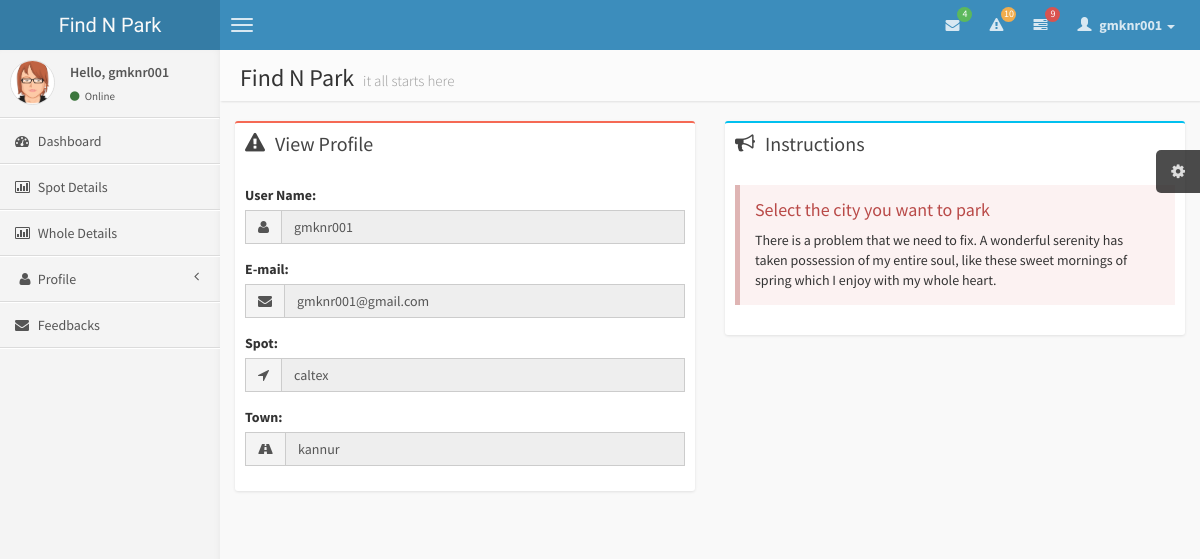
Screenshot of /gm/view_profile.php (signed in) with the database file from the repository.
### tables this page shows
CREATE TABLE IF NOT EXISTS `register` (
  `username` varchar(35) NOT NULL,
  `password` varchar(40) NOT NULL,
  `email` varchar(25) NOT NULL,
  `type` varchar(5) NOT NULL,
  PRIMARY KEY (`username`)
);

CREATE TABLE IF NOT EXISTS `gm` (
  `gmid` varchar(25) NOT NULL,
  `town` varchar(30) NOT NULL,
  `spot` varchar(30) NOT NULL,
  `total` int(10) NOT NULL,
  `parked` int(10) NOT NULL,
  `blocked` int(10) NOT NULL,
  `free` int(10) NOT NULL,
  PRIMARY KEY (`gmid`)
);

### gm/view_profile.php (the view, shortened to what this page needs)
<!DOCTYPE html>
<?php
$id2=$_SESSION['user'];
$result=mysql_query("SELECT * FROM register WHERE username ='$id2'");
$details=mysql_query("SELECT * FROM gm WHERE gmid ='$id2'");
$data=mysql_fetch_array($result);
$spotdet=mysql_fetch_array($details)
?>
<html>
    <head>
        <link href="../css/bootstrap.min.css" rel="stylesheet" type="text/css" />
        <link href="../css/font-awesome.min.css" rel="stylesheet" type="text/css" />
        <link href="../css/ionicons.min.css" rel="stylesheet" type="text/css" />
        <link href="../css/AdminLTE.css" rel="stylesheet" type="text/css" />
        <link href="../css/timepicker/bootstrap-timepicker.min.css" rel="stylesheet"/>
    </head>
    <body class="skin-blue">
        <header class="header">
            <a href="../index.html" class="logo">
                Find N Park
            </a>
            <nav class="navbar navbar-static-top" role="navigation">
                <a href="#" class="navbar-btn sidebar-toggle" data-toggle="offcanvas" role="button">
                    <span class="icon-bar"></span>
                    <span class="icon-bar"></span>
                    <span class="icon-bar"></span>
                </a>
                <div class="navbar-right">
                    <ul class="nav navbar-nav">
                        <li class="dropdown messages-menu">
                            <a href="#" class="dropdown-toggle" data-toggle="dropdown">
                                <i class="fa fa-envelope"></i>
                                <span class="label label-success">4</span>
                            </a>
                        </li>
                        <li class="dropdown notifications-menu">
                            <a href="#" class="dropdown-toggle" data-toggle="dropdown">
                                <i class="fa fa-warning"></i>
                                <span class="label label-warning">10</span>
                            </a>
                        </li>
                        <li class="dropdown tasks-menu">
                            <a href="#" class="dropdown-toggle" data-toggle="dropdown">
                                <i class="fa fa-tasks"></i>
                                <span class="label label-danger">9</span>
                            </a>
                        </li>
                        <li class="dropdown user user-menu">
                            <a href="#" class="dropdown-toggle" data-toggle="dropdown">
                                <i class="glyphicon glyphicon-user"></i>
                                <span><?php echo $_SESSION['user'];?> <i class="caret"></i></span>
                            </a>
                        </li>
                    </ul>
                </div>
            </nav>
        </header>
        <div class="wrapper row-offcanvas row-offcanvas-left">
            <aside class="left-side sidebar-offcanvas">
                <section class="sidebar">
                    <div class="user-panel">
                        <div class="pull-left image">
                            <img src="../img/avatar3.png" class="img-circle" alt="User Image" />
                        </div>
                        <div class="pull-left info">
                            <p><?php echo "Hello, ".$_SESSION['user'];?></p>
                            <a href="#"><i class="fa fa-circle text-success"></i> Online</a>
                        </div>
                    </div>
                    <ul class="sidebar-menu">
                        <li>
                            <a href="user_home.php">
                                <i class="fa fa-dashboard"></i> <span>Dashboard</span>
                            </a>
                        </li>
                        <li>
                            <a href="spotdet.php?gmid=<?php echo $id2;?>">
                                <i class="fa fa-bar-chart-o"></i>
                                <span>Spot Details</span>
                            </a>
                        </li>
                        <li>
                            <a href="wholedet.php?gmid=<?php echo $id2;?>">
                                <i class="fa fa-bar-chart-o"></i>
                                <span>Whole Details</span>
                            </a>
                        </li>
                        <li class="treeview">
                            <a href="userdet.php">
                                <i class="fa fa-fw fa-user"></i>
                                <span>Profile</span>
                                <i class="fa fa-angle-left pull-right"></i>
                            </a>
                        </li>
                        <li>
                            <a href="feedback.php">
                                <i class="fa fa-envelope"></i> <span>Feedbacks</span>
                            </a>
                        </li>
                    </ul>
                </section>
            </aside>
            <aside class="right-side">
                <section class="content-header">
                    <h1>
                        Find N Park
                        <small>it all starts here</small>
                    </h1>
                </section>
                <section class="content">
                    <div class="row">
                        <div class="col-md-6">
                            <div class="box box-danger">
                                <div class="box-header">
                                    <i class="fa fa-warning"></i>
                                    <h3 class="box-title">View Profile</h3>
                                </div>
                                <div class="box-body">
                                    <div class="form-group" >
                                        <label>User Name:</label>
                                        <div class="input-group">
                                            <div class="input-group-addon">
                                                <i class="fa fa-user"></i>
                                            </div>
                                            <input type="text" class="form-control" value="<?php echo $data['username']?>" disabled>
                                        </div>
                                    </div>
                                    <div class="form-group" >
                                        <label>E-mail:</label>
                                        <div class="input-group">
                                            <div class="input-group-addon">
                                                <i class="fa fa-envelope"></i>
                                            </div>
                                            <input type="text" class="form-control" value="<?php echo $data['email']?>" disabled>
                                        </div>
                                    </div>
                                    <div class="form-group" >
                                        <label>Spot:</label>
                                        <div class="input-group">
                                            <div class="input-group-addon">
                                                <i class="fa fa-location-arrow"></i>
                                            </div>
                                            <input type="text" class="form-control" value="<?php echo $spotdet['spot']?>" disabled>
                                        </div>
                                    </div>
                                    <div class="form-group" >
                                        <label>Town:</label>
                                        <div class="input-group">
                                            <div class="input-group-addon">
                                                <i class="fa fa-road"></i>
                                            </div>
                                            <input type="text" class="form-control" value="<?php echo $spotdet['town']?>" disabled>
                                        </div>
                                    </div>
                            </div>
                            </div>
                        </div>
                        <div class="col-md-6">
                            <div class="box box-info">
                                <div class="box-header">
                                    <i class="fa fa-bullhorn"></i>
                                    <h3 class="box-title">Instructions</h3>
                                </div>
                                <div class="box-body">
                                    <div class="callout callout-danger">
                                        <h4>Select the city you want to park</h4>
                                        <p>There is a problem that we need to fix. A wonderful serenity has taken possession of my entire soul, like these sweet mornings of spring which I enjoy with my whole heart.</p>
                                    </div>
                                </div>
                            </div>
                        </div>
                    </div>
                </section>
            </aside>
        </div>
    </body>
</html>

### rows the page displays
register: username "gmknr001", email "gmknr001@gmail.com"
gm: spot "caltex", town "kannur"

### other values shown
$_SESSION['user'] "gmknr001"
